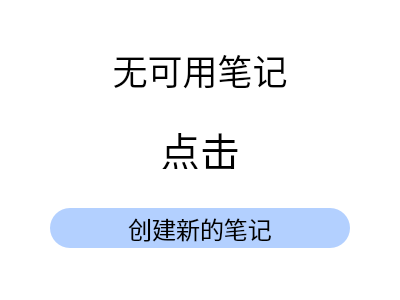
<?xml version="1.0" encoding="UTF-8"?>
<ui version="4.0">
 <class>EmptyNote</class>
 <widget class="QFrame" name="EmptyNote">
  <property name="geometry">
   <rect>
    <x>0</x>
    <y>0</y>
    <width>400</width>
    <height>300</height>
   </rect>
  </property>
  <property name="windowTitle">
   <string>Frame</string>
  </property>
  <property name="styleSheet">
   <string notr="true">background-color: rgb(255, 255, 255);</string>
  </property>
  <layout class="QGridLayout" name="gridLayout">
   <property name="verticalSpacing">
    <number>0</number>
   </property>
   <item row="1" column="0">
    <widget class="QLabel" name="label">
     <property name="maximumSize">
      <size>
       <width>16777215</width>
       <height>40</height>
      </size>
     </property>
     <property name="font">
      <font>
       <pointsize>30</pointsize>
      </font>
     </property>
     <property name="text">
      <string>点击</string>
     </property>
     <property name="alignment">
      <set>Qt::AlignCenter</set>
     </property>
    </widget>
   </item>
   <item row="0" column="0">
    <widget class="QLabel" name="label_2">
     <property name="sizePolicy">
      <sizepolicy hsizetype="Preferred" vsizetype="Minimum">
       <horstretch>0</horstretch>
       <verstretch>0</verstretch>
      </sizepolicy>
     </property>
     <property name="maximumSize">
      <size>
       <width>16777215</width>
       <height>40</height>
      </size>
     </property>
     <property name="font">
      <font>
       <pointsize>26</pointsize>
      </font>
     </property>
     <property name="text">
      <string>无可用笔记</string>
     </property>
     <property name="alignment">
      <set>Qt::AlignCenter</set>
     </property>
    </widget>
   </item>
   <item row="2" column="0">
    <widget class="QPushButton" name="addNote">
     <property name="minimumSize">
      <size>
       <width>0</width>
       <height>40</height>
      </size>
     </property>
     <property name="maximumSize">
      <size>
       <width>300</width>
       <height>16777215</height>
      </size>
     </property>
     <property name="font">
      <font>
       <pointsize>18</pointsize>
      </font>
     </property>
     <property name="styleSheet">
      <string notr="true">QPushButton{background-color: rgb(179, 208, 255); border-radius: 20px;  border: 1px rgb(179, 208, 255);}</string>
     </property>
     <property name="text">
      <string>创建新的笔记</string>
     </property>
    </widget>
   </item>
  </layout>
 </widget>
 <resources/>
 <connections/>
</ui>
